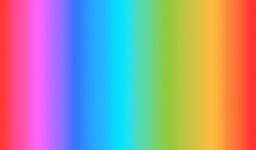
#> input picture testimg.jpg, 256 x 150 px, shrunk from 980 x 575 before the run
$ python yuc_test.py
#> lines starting #> are read from the running program, lines starting #| are printed output that depends on the picture
import numpy as np
from PIL import Image

rgb2ycbcr_coeff = np.array([[0.299, 0.587, 0.114],
                          [-0.169, -0.331, 0.5],
                          [0.5, -0.419, -0.081]])

ycbcr2rgb_coeff = np.array([[1.000, 0.000, 1.400],
                          [1.000, -0.343, -0.711],
                          [1.000, 1.765, 0.000]])

def rgb2yuv(rgb):
    rgb = rgb.transpose()
    yuv = np.matmul(rgb2ycbcr_coeff, rgb)
    yuv = yuv + np.array([0, 128, 128]).transpose()
    yuv = yuv.astype(np.uint8)
    return yuv

def yuv2rgb(yuv):
    yuv = yuv - np.array([0, 128, 128])
    yuv = yuv.transpose()
    rgb = np.matmul(ycbcr2rgb_coeff, yuv)
    rgb = rgb.astype(np.uint8)
    return rgb

img_rgb = np.asarray(Image.open("testimg.jpg"))
#> img_rgb is the input picture: shape (150, 256, 3); mean R, G, B 161, 151.6, 155.6
img_rgb_conv = np.zeros(img_rgb.shape, dtype=np.uint8)
img_rgb_trunc = np.zeros(img_rgb.shape, dtype=np.uint8)
img_rgb_original = np.zeros(img_rgb.shape, dtype=np.uint8)

for i in range(img_rgb.shape[0]):
    for j in range(img_rgb.shape[1]):
        img_yuv = rgb2yuv(img_rgb[i][j])

        img_yuv = np.array([img_yuv[0]/16, img_yuv[1]/16, img_yuv[2]/16], dtype=np.uint8)
        img_yuv = np.array([img_yuv[0]*16, img_yuv[1]*16, img_yuv[2]*16], dtype=np.uint8)
        img_rgb_conv[i][j] = yuv2rgb(img_yuv)

        img_rgb_pixel = img_rgb[i][j]
        img_rgb_pixel = np.array([img_rgb_pixel[0]/32, img_rgb_pixel[1]/32, img_rgb_pixel[2]/64], dtype=np.uint8)
        img_rgb_pixel = np.array([img_rgb_pixel[0]*32, img_rgb_pixel[1]*32, img_rgb_pixel[2]*64], dtype=np.uint8)
        img_rgb_trunc[i][j] = img_rgb_pixel
#> this loop made 150 passes
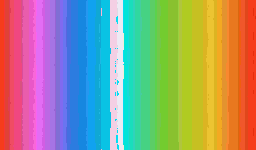
#> img_rgb_conv: shape (150, 256, 3); mean R, G, B 153.9, 151.7, 131.6
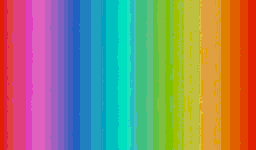
#> img_rgb_trunc: shape (150, 256, 3); mean R, G, B 141.3, 136.4, 112.9

Image.fromarray(img_rgb_conv, 'RGB').save("testimg_converted.png", "PNG")
Image.fromarray(img_rgb_trunc, 'RGB').save("testimg_truncated.png", "PNG")
